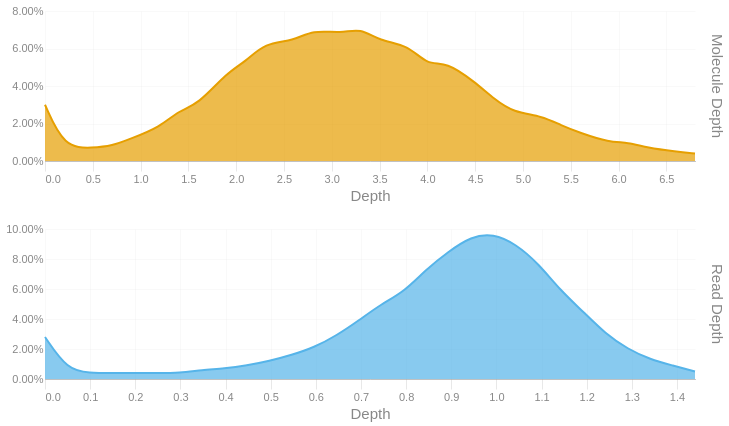

Notebook code cell kept with this figure:
### Code cell
readdep = depth_hist(tb['Read Depth'], q99, 3)
readdep = readdep.with_columns(pl.lit('Read Depth').alias('Metric'))
if not SKIPLR:
    moldep = depth_hist(tb['Molecule Depth'], mol_q99, 1)
    moldep = moldep.with_columns(pl.lit('Molecule Depth').alias('Metric'))
    _hist = pl.concat([readdep, moldep])
    _hist = _hist.filter(pl.col('Proportion') != 0)
    with SafeRender(_hist):
        (
            alt.Chart(_hist)        
            .mark_area(interpolate = "basis")
            .encode(
                x=alt.X('Bin:Q').scale(domainMin=0).axis(alt.Axis(title='Depth')),
                y = alt.Y('Proportion:Q', title = None).axis(format = '.2%'),
                color = alt.Color('Metric:N').legend(None),
                row = alt.Row("Metric:N").header(title = None, labelOrient = 'right'),
                tooltip = [
                    alt.Tooltip("Metric:N", title = "Metric"),
                    alt.Tooltip('Interval:N', title = "Depth Interval"),
                    alt.Tooltip('Proportion:Q', title = "% Alignments").format('.2%')
                ]
            )
            .resolve_scale(x='independent', y='independent')
            .properties(
                height = 150, width = 650,
                usermeta={'embedOptions': {'downloadFileName': f'{samplename}.depth.hist'}}
            )
        ).display()
else:
    readdep = readdep.filter(pl.col('Proportion') != 0)
    with SafeRender(readdep):
        (
            alt.Chart(readdep)        
            .mark_area(interpolate = "basis")
            .encode(
                x=alt.X('Bin:Q').scale(domainMin=0).axis(alt.Axis(title='Depth')),
                y = alt.Y('Proportion:Q', title = None).axis(format = '.2%'),
                tooltip = [
                    alt.Tooltip('Interval:N', title = "Depth Interval"),
                    alt.Tooltip('Proportion:Q', title = "% Alignments").format('.2%')
                ]
            )
            .properties(
                usermeta={'embedOptions': {'downloadFileName': f'{samplename}.depth.hist'}}
            )
        ).display()

### Figure 1 — Vega-Lite specification as saved in the notebook (floating-point values rounded to 4 significant figures)
{"width": 650, "height": 150, "config": {"title": {"anchor": "start", "dy": -15, "fontSize": 18, "color": "#888888", "subtitleColor": "#888888", "subtitleFontSize": 14}, "arc": {"fill": "#0072B2"}, "axis": {"domainColor": "#888888", "domainWidth": 0.5, "gridWidth": 0.2, "grid": false, "titleFontWeight": 400, "titleFontSize": 15, "labelFontSize": 11, "labelColor": "#888888", "tickColor": "#888888", "tickWidth": 0.2, "titleColor": "#888888"}, "axisBand": {"grid": false}, "axisX": {"grid": true, "tickSize": 10, "domainCap": "round"}, "axisY": {"domain": false, "grid": true, "tickSize": 0, "domainCap": "round"}, "background": "transparent", "header": {"labelFontSize": 15, "labelColor": "#888888", "titleFontSize": 15, "titleFontWeight": 600, "titleColor": "#888888"}, "legend": {"labelFont": "sans-serif", "labelFontSize": 12, "labelColor": "#888888", "symbolSize": 100, "symbolType": "circle", "titleFontSize": 12, "titlePadding": 10, "titleColor": "#888888", "title": null}, "range": {"category": ["#E69F00", "#56B4E9", "#009E73", "#F0E442", "#0072B2", "#D55E00", "#CC79A7", "#000000"], "diverging": ["#cfe8f3", "#a2d4ec", "#73bfe2", "#46abdb", "#1696d2", "#12719e"]}, "area": {"fill": "#0072B2", "fillOpacity": 0.7, "line": true, "strokeOpacity": 0.7}, "line": {"color": "#0072B2", "stroke": "#0072B2", "strokeWidth": 2}, "trail": {"color": "#0072B2", "stroke": "#0072B2", "strokeWidth": 0, "size": 1}, "point": {"filled": true, "fillOpacity": 1.0, "size": 95}, "text": {"color": "#888888", "fontSize": 11, "align": "right", "fontWeight": 400, "size": 11}, "bar": {"fill": "#0072B2", "stroke": null}, "view": {"stroke": null, "continuousWidth": 660, "continuousHeight": 400}}, "data": {"name": "data-3e1850f024b565dae54e3f41ee9548f7"}, "mark": {"type": "area", "interpolate": "basis"}, "encoding": {"color": {"field": "Metric", "legend": null, "type": "nominal"}, "row": {"field": "Metric", "header": {"title": null, "labelOrient": "right"}, "type": "nominal"}, "tooltip": [{"field": "Metric", "title": "Metric", "type": "nominal"}, {"field": "Interval", "title": "Depth Interval", "type": "nominal"}, {"field": "Proportion", "format": ".2%", "title": "% Alignments", "type": "quantitative"}], "x": {"axis": {"title": "Depth"}, "field": "Bin", "scale": {"domainMin": 0}, "type": "quantitative"}, "y": {"axis": {"format": ".2%"}, "field": "Proportion", "title": null, "type": "quantitative"}}, "resolve": {"scale": {"x": "independent", "y": "independent"}}, "usermeta": {"embedOptions": {"downloadFileName": "S1_Annapolis_20.depth.hist"}}, "$schema": "https://vega.github.io/schema/vega-lite/v6.1.0.json", "datasets": {"data-3e1850f024b565dae54e3f41ee9548f7": [{"Bin": 0.0, "Interval": "0.0-0.05", "Proportion": 0.028, "Metric": "Read Depth"}, {"Bin": 0.05, "Interval": "0.05-0.099", "Proportion": 0.006, "Metric": "Read Depth"}, {"Bin": 0.099, "Interval": "0.099-0.149", "Proportion": 0.004, "Metric": "Read Depth"}, {"Bin": 0.149, "Interval": "0.149-0.199", "Proportion": 0.004, "Metric": "Read Depth"}, {"Bin": 0.199, "Interval": "0.199-0.248", "Proportion": 0.004, "Metric": "Read Depth"}, {"Bin": 0.248, "Interval": "0.248-0.298", "Proportion": 0.004, "Metric": "Read Depth"}, {"Bin": 0.298, "Interval": "0.298-0.348", "Proportion": 0.004, "Metric": "Read Depth"}, {"Bin": 0.348, "Interval": "0.348-0.397", "Proportion": 0.006, "Metric": "Read Depth"}, {"Bin": 0.397, "Interval": "0.397-0.447", "Proportion": 0.007, "Metric": "Read Depth"}, {"Bin": 0.447, "Interval": "0.447-0.497", "Proportion": 0.009, "Metric": "Read Depth"}, {"Bin": 0.497, "Interval": "0.497-0.546", "Proportion": 0.012, "Metric": "Read Depth"}, {"Bin": 0.546, "Interval": "0.546-0.596", "Proportion": 0.016, "Metric": "Read Depth"}, {"Bin": 0.596, "Interval": "0.596-0.646", "Proportion": 0.021, "Metric": "Read Depth"}, {"Bin": 0.646, "Interval": "0.646-0.695", "Proportion": 0.029, "Metric": "Read Depth"}, {"Bin": 0.695, "Interval": "0.695-0.745", "Proportion": 0.039, "Metric": "Read Depth"}, {"Bin": 0.745, "Interval": "0.745-0.795", "Proportion": 0.05, "Metric": "Read Depth"}, {"Bin": 0.795, "Interval": "0.795-0.844", "Proportion": 0.058, "Metric": "Read Depth"}, {"Bin": 0.844, "Interval": "0.844-0.894", "Proportion": 0.073, "Metric": "Read Depth"}, {"Bin": 0.894, "Interval": "0.894-0.944", "Proportion": 0.085, "Metric": "Read Depth"}, {"Bin": 0.944, "Interval": "0.944-0.993", "Proportion": 0.095, "Metric": "Read Depth"}, {"Bin": 0.993, "Interval": "0.993-1.043", "Proportion": 0.097, "Metric": "Read Depth"}, {"Bin": 1.043, "Interval": "1.043-1.093", "Proportion": 0.09, "Metric": "Read Depth"}, {"Bin": 1.093, "Interval": "1.093-1.142", "Proportion": 0.077, "Metric": "Read Depth"}, {"Bin": 1.142, "Interval": "1.142-1.192", "Proportion": 0.059, "Metric": "Read Depth"}, {"Bin": 1.192, "Interval": "1.192-1.242", "Proportion": 0.045, "Metric": "Read Depth"}, {"Bin": 1.242, "Interval": "1.242-1.291", "Proportion": 0.03, "Metric": "Read Depth"}, {"Bin": 1.291, "Interval": "1.291-1.341", "Proportion": 0.02, "Metric": "Read Depth"}, {"Bin": 1.341, "Interval": "1.341-1.391", "Proportion": 0.013, "Metric": "Read Depth"}, {"Bin": 1.391, "Interval": "1.391-1.44", "Proportion": 0.009, "Metric": "Read Depth"}, {"Bin": 1.44, "Interval": "1.44-1.49", "Proportion": 0.005, "Metric": "Read Depth"}, {"Bin": 0.0, "Interval": "0.0-0.2", "Proportion": 0.03, "Metric": "Molecule Depth"}, {"Bin": 0.2, "Interval": "0.2-0.5", "Proportion": 0.007, "Metric": "Molecule Depth"}, {"Bin": 0.5, "Interval": "0.5-0.7", "Proportion": 0.007, "Metric": "Molecule Depth"}, {"Bin": 0.7, "Interval": "0.7-0.9", "Proportion": 0.008, "Metric": "Molecule Depth"}, {"Bin": 0.9, "Interval": "0.9-1.2", "Proportion": 0.012, "Metric": "Molecule Depth"}, {"Bin": 1.2, "Interval": "1.2-1.4", "Proportion": 0.018, "Metric": "Molecule Depth"}, {"Bin": 1.4, "Interval": "1.4-1.6", "Proportion": 0.027, "Metric": "Molecule Depth"}, {"Bin": 1.6, "Interval": "1.6-1.9", "Proportion": 0.03, "Metric": "Molecule Depth"}, {"Bin": 1.9, "Interval": "1.9-2.1", "Proportion": 0.047, "Metric": "Molecule Depth"}, {"Bin": 2.1, "Interval": "2.1-2.3", "Proportion": 0.053, "Metric": "Molecule Depth"}, {"Bin": 2.3, "Interval": "2.3-2.6", "Proportion": 0.063, "Metric": "Molecule Depth"}, {"Bin": 2.6, "Interval": "2.6-2.8", "Proportion": 0.064, "Metric": "Molecule Depth"}, {"Bin": 2.8, "Interval": "2.8-3.1", "Proportion": 0.07, "Metric": "Molecule Depth"}, {"Bin": 3.1, "Interval": "3.1-3.3", "Proportion": 0.068, "Metric": "Molecule Depth"}, {"Bin": 3.3, "Interval": "3.3-3.5", "Proportion": 0.071, "Metric": "Molecule Depth"}, {"Bin": 3.5, "Interval": "3.5-3.8", "Proportion": 0.064, "Metric": "Molecule Depth"}, {"Bin": 3.8, "Interval": "3.8-4.0", "Proportion": 0.062, "Metric": "Molecule Depth"}, {"Bin": 4.0, "Interval": "4.0-4.2", "Proportion": 0.051, "Metric": "Molecule Depth"}, {"Bin": 4.2, "Interval": "4.2-4.5", "Proportion": 0.053, "Metric": "Molecule Depth"}, {"Bin": 4.5, "Interval": "4.5-4.7", "Proportion": 0.042, "Metric": "Molecule Depth"}, {"Bin": 4.7, "Interval": "4.7-4.9", "Proportion": 0.033, "Metric": "Molecule Depth"}, {"Bin": 4.9, "Interval": "4.9-5.2", "Proportion": 0.026, "Metric": "Molecule Depth"}, {"Bin": 5.2, "Interval": "5.2-5.4", "Proportion": 0.024, "Metric": "Molecule Depth"}, {"Bin": 5.4, "Interval": "5.4-5.6", "Proportion": 0.019, "Metric": "Molecule Depth"}, {"Bin": 5.6, "Interval": "5.6-5.9", "Proportion": 0.015, "Metric": "Molecule Depth"}, {"Bin": 5.9, "Interval": "5.9-6.1", "Proportion": 0.01, "Metric": "Molecule Depth"}, {"Bin": 6.1, "Interval": "6.1-6.3", "Proportion": 0.01, "Metric": "Molecule Depth"}, {"Bin": 6.3, "Interval": "6.3-6.6", "Proportion": 0.007, "Metric": "Molecule Depth"}, {"Bin": 6.6, "Interval": "6.6-6.8", "Proportion": 0.005, "Metric": "Molecule Depth"}, {"Bin": 6.8, "Interval": "6.8-7.05", "Proportion": 0.004, "Metric": "Molecule Depth"}]}}
